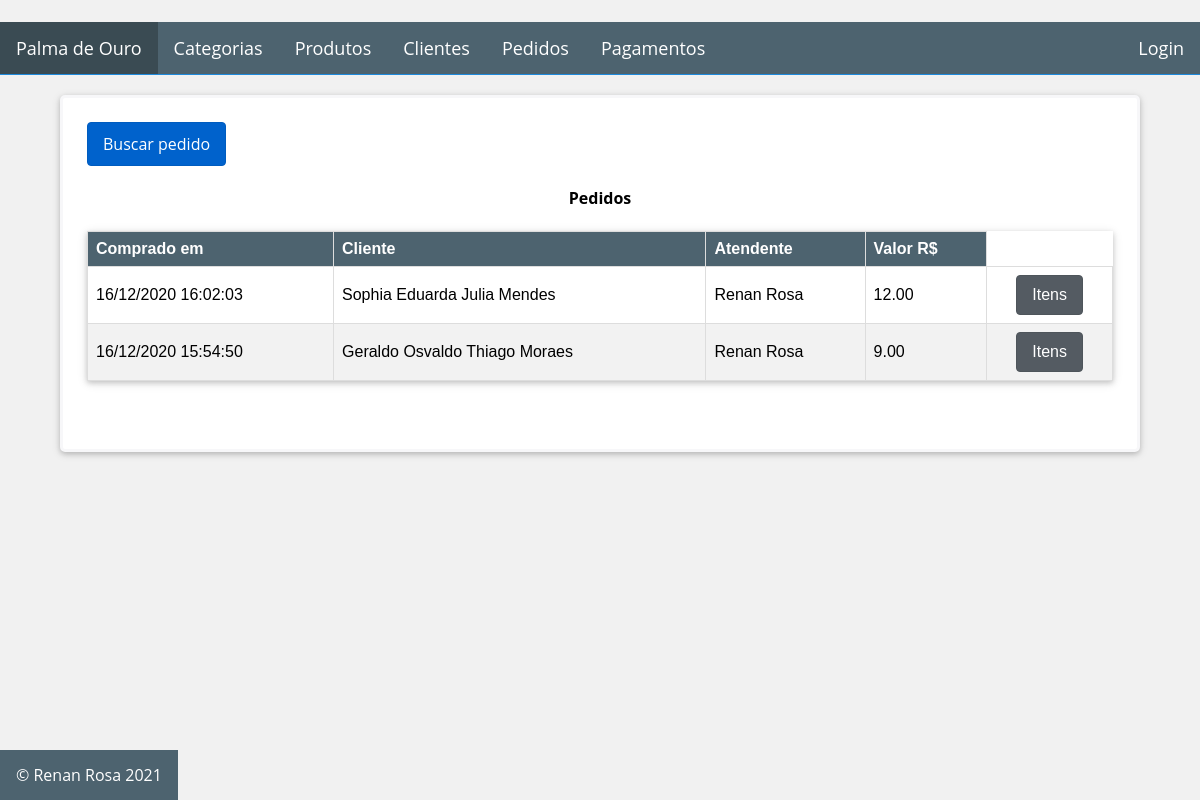
/order, run on the app's committed database.
### Golden_Leaf/models.py (models this page shows, shortened)
class Order(db.Model):
    __tablename__ = 'orders'
    id = db.Column(db.Integer, primary_key=True)
    client_id = db.Column(db.Integer, ForeignKey('clients.id'), nullable=False)
    clerk_id = db.Column(db.Integer, ForeignKey('clerks.id'), nullable=False)
    date = db.Column(db.DateTime, index=True, default=datetime.now)
    total = db.Column(db.Numeric(10, 2), default=0)
    client = relationship("Client", backref=backref('orders', order_by=id))
    clerk = relationship("Clerk", backref=backref('orders', order_by=id))

class User(db.Model):
    __metaclass__ = ABCMeta
    __abstract__ = True
    id = db.Column(db.Integer, primary_key=True)
    name = db.Column(db.String(64), nullable=False, index=True)
    phone_number = db.Column(db.String(13), nullable=False)

class Client(User):
    __tablename__ = 'clients'
    __mapper_args__ = {'concrete': True}
    identification = db.Column(db.String(9), unique=True)
    notifiable = db.Column(db.Boolean)
    address = db.Column(db.String(64))
    status = db.Column(db.Boolean)
    amount = db.Column(db.Numeric(10, 2), default=0)

class Clerk(User, UserMixin):
    __tablename__ = 'clerks'
    image_file = db.Column(db.String(24), default='default.png')
    email = db.Column(db.String(64), unique=True)
    password_hash = db.Column(db.String(128), nullable=False)
    __mapper_args__ = {
        'concrete': True
    }
    @property
    def password(self) -> None:
        raise AttributeError('password is not a readable attribute')

### Golden_Leaf/views/order/routes.py (the view)
@blueprint_order.route('/order/client/<int:id>', methods=['GET'])
@blueprint_order.route('/order', defaults={'id': None}, methods=['GET'])
@register_breadcrumb(blueprint_order, '.', 'Pedidos')
def get_orders(id):
    page = request.args.get('page', 1, type=int)
    if id is not None:
        orders = Order.query \
            .filter_by(client_id=id) \
            .order_by(Order.date.desc()) \
            .paginate(page=page, per_page=10)
        return render_template('order/client_orders.html', orders=orders, client_id=id)
    orders = Order.query.order_by(Order.date.desc()).paginate(page=page, per_page=10)
    return render_template('order/list.html', orders=orders)

### Golden_Leaf/templates/order/list.html (shortened to what this page needs)
{% extends "base.html" %}
{% block page_content %}
<div class="container">
    <div>
        <a href="{{ url_for('blueprint_order.search_order') }}" class="btn btn-primary">
            Buscar pedido
        </a>
    </div>
    <div>
        <table>
            <caption><h4>Pedidos</h4></caption>
            <thead>
                <tr>
                    <th>Comprado em</th>
                    <th>Cliente</th>
                    <th>Atendente</th>
                    <th>Valor R$</th>
                </tr>
            </thead>
            <tbody>
                {% for order in orders.items %}
                <tr>
                    <td>{{ order.date.strftime('%d/%m/%Y %H:%M:%S') }}</td>
                    <td>{{ order.client.name }}</td>
                    <td>{{ order.clerk.name }}</td>
                    <td>{{ order.total }}</td>
                    <td align="center">
                        <a href="{{ url_for('blueprint_order.items_order',id=order.id) }}"
                           class="btn btn-default">
                            <span>Itens</span>
                        </a>
                    </td>
                </tr>
                {% endfor %}
            </tbody>
        </table>
    </div>
    <div class="panel-footer p-0">
        {% for page_number in orders.iter_pages(left_edge=1,right_edge=1,left_current=1,right_current=2) %}
        {% if page_number %}
        {% if orders.page == page_number %}
        <a class="btn btn-info mb-4"
           href="{{ url_for('blueprint_order.get_orders',page=page_number) }}">{{ page_number }}</a>
        {% else %}
        <a class="btn btn-outline-info mb-4"
           href="{{ url_for('blueprint_order.get_orders',page=page_number) }}">{{ page_number }}</a>
        {% endif %}
        {% else %}
        ...
        {% endif %}
        {% endfor %}
    </div>
</div>
{% endblock %}

### Golden_Leaf/static/css/base.css (style rules this page uses)
* { box-sizing: border-box; }
html, body, h1, h2, h3, h4, h5 { font-family: "Open Sans", sans-serif }
body { background-color: #f1f1f1; margin: 0; }
.container { border-radius: 5px; color: #000; background-color: #fff; border: solid #f7f7f9; box-shadow: 0 2px 5px 0 rgba(0,0,0,0.16), 0 2px 10px 0 rgba(0,0,0,0.12); padding: 1.5rem; margin-right: 0; margin-left: 0; border-width: .2rem; }

### Golden_Leaf/static/css/table.css (style rules this page uses)
table { background: #fff; color: #000; width: 100%; border-collapse: collapse; font-family: Arial, Helvetica, sans-serif; box-shadow: 0 2px 5px 0 rgba(0,0,0,0.16), 0 2px 10px 0 rgba(0,0,0,0.12); }
th { text-align: left; border: 1px solid #ddd; background-color: #4d636f; color: white; padding: 8px; }
td { border: 1px solid #ddd; padding: 8px; }
table tr:nth-child(even) { background-color: #f2f2f2; }

### Golden_Leaf/static/css/button.css (style rules this page uses)
.btn { display: inline-block; text-decoration: none; border: 1px solid transparent; padding: 10px 15px; color: white; border-radius: .25rem; }
.btn-primary { background-color: #0062cc; border-color: #005cbf; }
.btn-default { background-color: #545b62; border-color: #4e555b; }

### data on the page
Order: date "16/12/2020 16:02:03", client.name "Sophia Eduarda Julia Mendes", clerk.name "Renan Rosa", total "12.00"
Order: date "16/12/2020 15:54:50", client.name "Geraldo Osvaldo Thiago Moraes", clerk.name "Renan Rosa", total "9.00"
